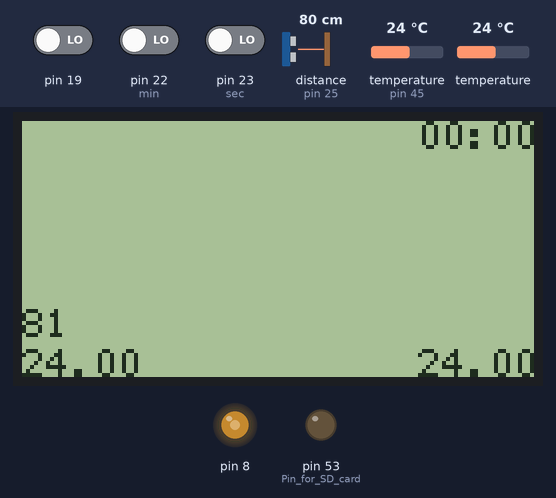
The sketch below on a simulated Arduino Mega 2560, built with avr-gcc and run on an emulated ATmega2560. Shown: 128×64 one-colour display, output pins drawn as LEDs (lit = HIGH). The inputs (shaded band) are chosen by the test bench; at power-on: distance to the obstacle (sensor on pin 25) 80 cm, pin 22 (min) LOW, pin 23 (sec) LOW, pin 19 LOW, temperature (sensor on pin 45) 24 °C, temperature 24 °C. The echo pulse lasts 58.3 µs per cm; storage starts empty; what the sketch prints to the serial monitor is not drawn.

Above: at 2.1 s.
2.2 s: distance to the obstacle (sensor on pin 25) set to 32 cm
At 3.8 s:
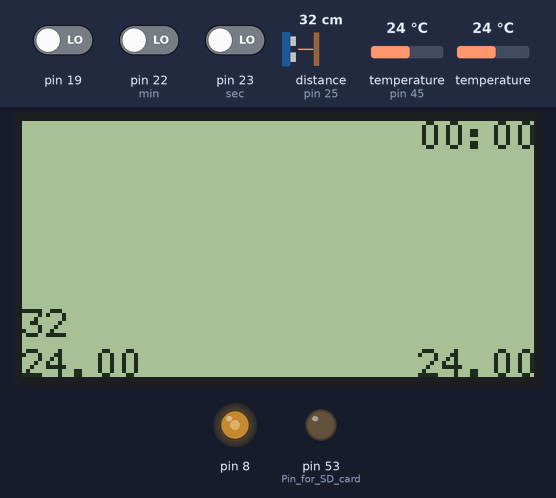
4.2 s: distance to the obstacle (sensor on pin 25) set to 28 cm
At 6.0 s:
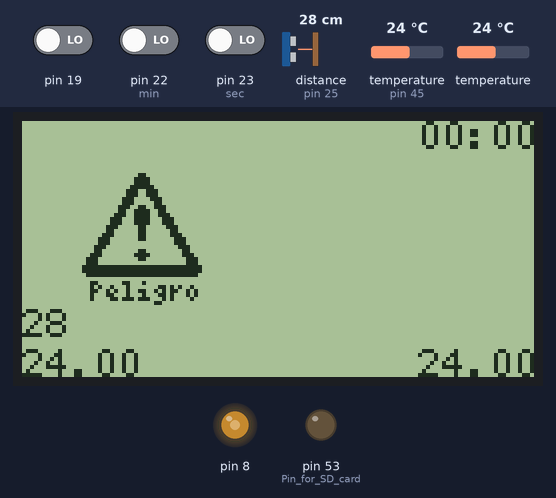
6.3 s: pin 22 (min) driven HIGH
At 7.3 s:
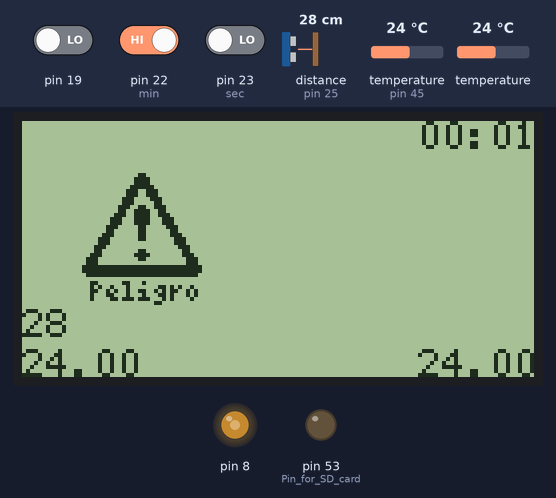
8.9 s: pin 23 (sec) driven HIGH
At 9.9 s:
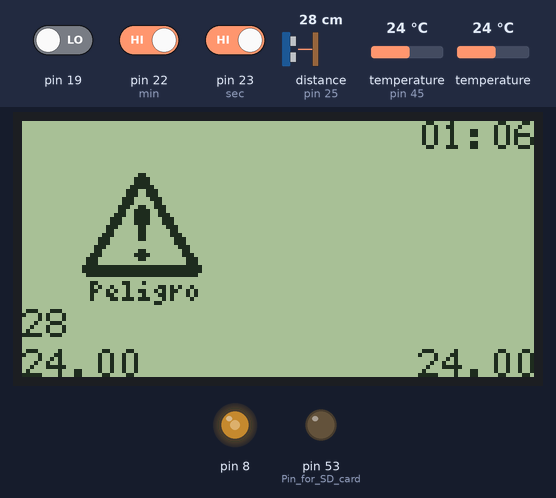
11.0 s: pin 22 (min) driven LOW
At 12.0 s:
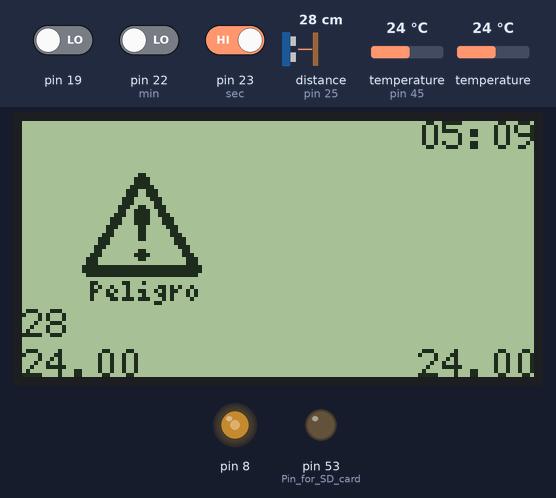
13.0 s: distance to the obstacle (sensor on pin 25) set to 2 cm
At 14.0 s:
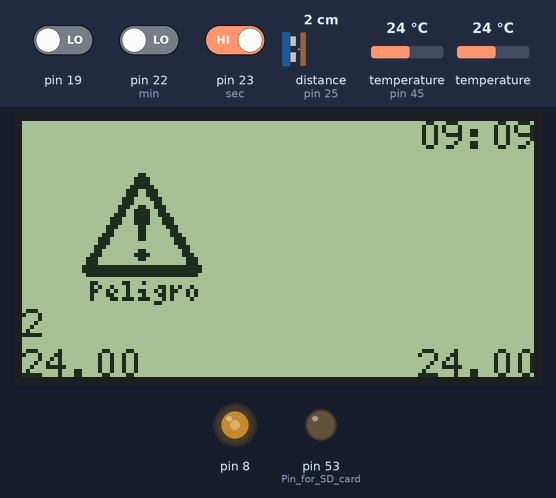
Timing chart, 0 to 16.0 s (numbered marks = the images above; inputs shaded):
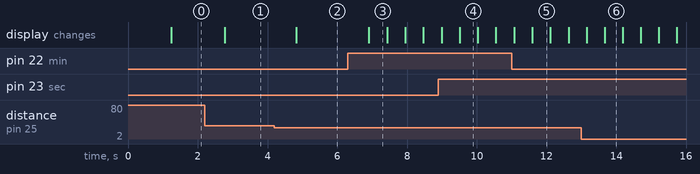

The sketch:

Car_proyect.ino
```cpp
#include "U8glib.h"
#include <OneWire.h>
#include <DallasTemperature.h>
#include <NewPing.h>
#include <SPI.h>
#include <SD.h>

U8GLIB_ST7920_128X64_4X u8g(18, 16, 17);	// SPI Com: SCK = en = 18, MOSI = rw = 16, CS = di = 17

NewPing sonar(24, 25, 400);

int interrupt = 0;  // variable to be updated by the interrupt
int count = 40, seconds = 0, minutes = 0, hours = 0, cm = 0;
bool cardWorking = false, showWarning = false;
OneWire ds(45);
DallasTemperature sensors(&ds);

const int chipSelect = 53;
const __FlashStringHelper *temp;
String tempUno, tempDos;
void draw(void) {
  // graphic commands to redraw the complete screen should be placed here
  printTemp();
  printRango();
  printClock();
  printMessages();
  printWarning();
}

#define warning_sign_bits_width 30
#define warning_sign_bits_height 26
static unsigned char warning_sign_bits[] U8G_PROGMEM = {
   0x00, 0xc0, 0x00, 0x00, 0x00, 0xe0, 0x01, 0x00, 0x00, 0xe0, 0x01, 0x00,
   0x00, 0xf0, 0x03, 0x00, 0x00, 0x38, 0x07, 0x00, 0x00, 0x38, 0x07, 0x00,
   0x00, 0x1c, 0x0e, 0x00, 0x00, 0x1c, 0x0c, 0x00, 0x00, 0xce, 0x1c, 0x00,
   0x00, 0xe6, 0x19, 0x00, 0x00, 0xe7, 0x39, 0x00, 0x80, 0xe3, 0x71, 0x00,
   0x80, 0xe3, 0x71, 0x00, 0xc0, 0xc1, 0xe0, 0x00, 0xc0, 0xc0, 0xc0, 0x00,
   0xe0, 0xc0, 0xc0, 0x01, 0x70, 0xc0, 0x80, 0x03, 0x70, 0x00, 0x80, 0x03,
   0x38, 0x00, 0x00, 0x07, 0x18, 0xc0, 0x00, 0x06, 0x1c, 0xe0, 0x01, 0x0e,
   0x0e, 0xc0, 0x00, 0x1c, 0x0e, 0x00, 0x00, 0x1c, 0xff, 0xff, 0xff, 0x3f,
   0xff, 0xff, 0xff, 0x3f, 0xfe, 0xff, 0xff, 0x1f };

void printWarning(){
  int pos_y = 15;
  int pos_x = 13;
  if(showWarning){
    u8g.drawXBMP(pos_y,pos_x,warning_sign_bits_width,warning_sign_bits_height, warning_sign_bits);
    u8g.setFont(u8g_font_4x6);
    u8g.setPrintPos(pos_y + 2, 32 + pos_x);
    u8g.print("Peligro");
  }
}

void printMessages(){
  u8g.setFont(u8g_font_4x6);
  if(!cardWorking){
    u8g.setPrintPos(99, 54);
    u8g.print("No SD!");
  }
}

void printClock(){
  u8g.setFont(u8g_font_6x12);
  u8g.setPrintPos(99, 7);
  u8g.print(getsize(hours)+ ":" + getsize(minutes));
}

void printRango(){
  u8g.setFont(u8g_font_6x12);
  u8g.setPrintPos(0, 54);//Imprimir rango
  u8g.print(cm);
  if(cm <= 30){
    showWarning = true;
  } else {
    showWarning = false;
  }
}

void printTemp(){
  u8g.setFont(u8g_font_6x12);
  //Derecho
  u8g.setPrintPos(0, 64);
  u8g.print(tempUno);
  //Izquierdo
  u8g.setPrintPos(99, 64);
  u8g.print(tempDos);
}

String getsize(int var)
{
  String va = String(var);
  if(va.length() <= 1)
    return "0" + va;
  else
    return va;
}

void increment() {
  interrupt++;
  if(interrupt == 489) //As we are sending a signal of 127 this is half the work cycle so 489 pulses will be recorded as one second
  {
    interrupt = 0;
    seconds++;
    calcTime();
  }
}

void calcTime() //Simple time calcs
{
  if(seconds == 60) {
    seconds = 0;
    minutes++;
  }
  if(minutes == 60) {
    minutes = 0;
    hours++;
  }
  if(hours == 24) {
    hours = 0;
  }
}

void setup(void) {
  Serial.begin(9600);
  sensors.begin();

  pinMode(22, INPUT);//min
  pinMode(23, INPUT);//sec
  attachInterrupt(4, increment, RISING);//enable interrupt 4 (pin 19 on MEGA2560) which is connected to PWM pin 8
  analogWrite(8, 127); // Sending signal from PWM pin 8 to be read by interrup 4
  // flip screen, if required
  u8g.setRot180();

  u8g.setColorIndex(1);

  pinMode(53, OUTPUT); //Pin for SD card

  // see if the card is present and can be initialized:
  if (SD.begin(chipSelect)) {
    cardWorking = true;
  }
}

void manageButtons(){
  if(digitalRead(22) == HIGH){
    minutes++;
    digitalWrite(13, HIGH);
  }
  if(digitalRead(23) == HIGH){
    hours++;
    digitalWrite(13, HIGH);
  }
  delay(300);
  digitalWrite(13, LOW);
}

void DoRange(){
  delay(50);                      // Wait 50ms between pings (about 20 pings/sec). 29ms should be the shortest delay between pings.
  unsigned int uS = sonar.ping();
  cm = uS / US_ROUNDTRIP_CM;
}

void SaveData(String dataString){
  if(!cardWorking) return;

  File dataFile = SD.open("datalog.txt", FILE_WRITE);

  // if the file is available, write to it:
  if (dataFile) {
    dataFile.println(dataString);
    dataFile.close();
    // print to the serial port too:
    Serial.println(dataString);
  }
  // if the file isn't open, pop up an error:
  else {
    Serial.println("error opening datalog.txt");
  }
}

void loop(void) {
  DoRange();
  manageButtons();
  if(count >= 40){
    sensors.requestTemperatures();
    tempUno = String(sensors.getTempCByIndex(0));
    tempDos = String(sensors.getTempCByIndex(1));
    SaveData(tempUno + ", " + tempDos + ", " + getsize(hours)+ ":" + getsize(minutes) + ":" + getsize(seconds));
    count = 0;
  }
  // picture loop
  u8g.firstPage();
  do {
    draw();
  } while( u8g.nextPage() );
  // rebuild the picture after some delay
  delay(100);
  count++;
}
```

Measured:
- the behaviour switches between 31 and 30 cm on distance to the obstacle (sensor on pin 25) (found by bisection; images 1 and 2)
- after the input at 2.2 s, the display: changes after 0.57 s (image 1)
- after the input at 4.2 s, the display: changes after 0.62 s (image 2)
- after the input at 6.3 s, the display: changes after 0.61 s (image 3)
- what the display in image 3 shows lasts 0.5 s, from 6.9 s to 7.4 s
